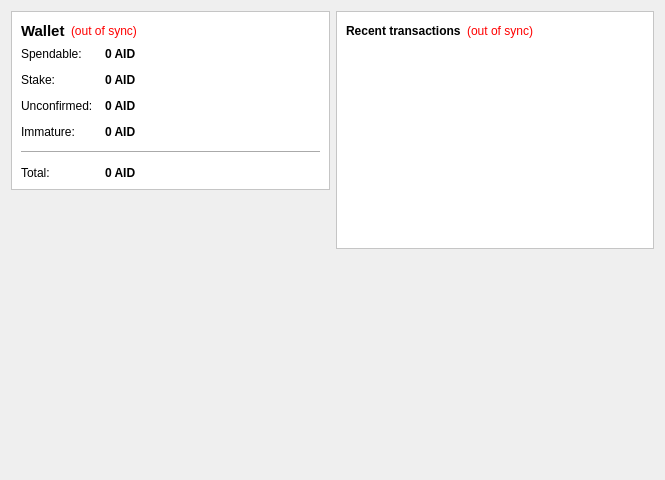
<?xml version="1.0" encoding="UTF-8"?>
<ui version="4.0">
 <class>OverviewPage</class>
 <widget class="QWidget" name="OverviewPage">
  <property name="geometry">
   <rect>
    <x>0</x>
    <y>0</y>
    <width>665</width>
    <height>480</height>
   </rect>
  </property>
  <property name="windowTitle">
   <string>Form</string>
  </property>
  <layout class="QHBoxLayout" name="horizontalLayout" stretch="1,1">
   <item>
    <layout class="QVBoxLayout" name="verticalLayout_2">
     <item>
      <widget class="QFrame" name="frame">
       <property name="styleSheet">
        <string notr="true">background-color:rgb(255, 255, 255)</string>
       </property>
       <property name="frameShape">
        <enum>QFrame::StyledPanel</enum>
       </property>
       <property name="frameShadow">
        <enum>QFrame::Raised</enum>
       </property>
       <layout class="QVBoxLayout" name="verticalLayout_4">
        <item>
         <layout class="QHBoxLayout" name="horizontalLayout_4">
          <item>
           <widget class="QLabel" name="label_5">
            <property name="font">
             <font>
              <pointsize>11</pointsize>
              <weight>75</weight>
              <bold>true</bold>
             </font>
            </property>
            <property name="text">
             <string>Wallet</string>
            </property>
           </widget>
          </item>
          <item>
           <widget class="QLabel" name="labelWalletStatus">
            <property name="toolTip">
             <string>The displayed information may be out of date. Your wallet automatically synchronizes with the AidBit network after a connection is established, but this process has not completed yet.</string>
            </property>
            <property name="styleSheet">
             <string notr="true">QLabel { color: red; }</string>
            </property>
            <property name="text">
             <string notr="true">(out of sync)</string>
            </property>
            <property name="alignment">
             <set>Qt::AlignLeading|Qt::AlignLeft|Qt::AlignVCenter</set>
            </property>
           </widget>
          </item>
          <item>
           <spacer name="horizontalSpacer_2">
            <property name="orientation">
             <enum>Qt::Horizontal</enum>
            </property>
            <property name="sizeHint" stdset="0">
             <size>
              <width>40</width>
              <height>20</height>
             </size>
            </property>
           </spacer>
          </item>
         </layout>
        </item>
        <item>
         <layout class="QFormLayout" name="formLayout_2">
          <property name="fieldGrowthPolicy">
           <enum>QFormLayout::AllNonFixedFieldsGrow</enum>
          </property>
          <property name="horizontalSpacing">
           <number>12</number>
          </property>
          <property name="verticalSpacing">
           <number>12</number>
          </property>
          <item row="0" column="0">
           <widget class="QLabel" name="label">
            <property name="text">
             <string>Spendable:</string>
            </property>
           </widget>
          </item>
          <item row="0" column="1">
           <widget class="QLabel" name="labelBalance">
            <property name="font">
             <font>
              <weight>75</weight>
              <bold>true</bold>
             </font>
            </property>
            <property name="cursor">
             <cursorShape>IBeamCursor</cursorShape>
            </property>
            <property name="toolTip">
             <string>Your current spendable balance</string>
            </property>
            <property name="text">
             <string notr="true">0 AID</string>
            </property>
            <property name="textInteractionFlags">
             <set>Qt::LinksAccessibleByMouse|Qt::TextSelectableByKeyboard|Qt::TextSelectableByMouse</set>
            </property>
           </widget>
          </item>
          <item row="1" column="0">
           <widget class="QLabel" name="label_6">
            <property name="text">
             <string>Stake:</string>
            </property>
           </widget>
          </item>
          <item row="1" column="1">
           <widget class="QLabel" name="labelStake">
            <property name="font">
             <font>
              <weight>75</weight>
              <bold>true</bold>
             </font>
            </property>
            <property name="cursor">
             <cursorShape>IBeamCursor</cursorShape>
            </property>
            <property name="toolTip">
             <string>Total of coins that was staked, and do not yet count toward the current balance</string>
            </property>
            <property name="text">
             <string notr="true">0 AID</string>
            </property>
            <property name="textInteractionFlags">
             <set>Qt::LinksAccessibleByMouse|Qt::TextSelectableByKeyboard|Qt::TextSelectableByMouse</set>
            </property>
           </widget>
          </item>
          <item row="2" column="0">
           <widget class="QLabel" name="label_3">
            <property name="text">
             <string>Unconfirmed:</string>
            </property>
           </widget>
          </item>
          <item row="2" column="1">
           <widget class="QLabel" name="labelUnconfirmed">
            <property name="font">
             <font>
              <weight>75</weight>
              <bold>true</bold>
             </font>
            </property>
            <property name="cursor">
             <cursorShape>IBeamCursor</cursorShape>
            </property>
            <property name="toolTip">
             <string>Total of transactions that have yet to be confirmed, and do not yet count toward the current balance</string>
            </property>
            <property name="text">
             <string notr="true">0 AID</string>
            </property>
            <property name="textInteractionFlags">
             <set>Qt::LinksAccessibleByMouse|Qt::TextSelectableByKeyboard|Qt::TextSelectableByMouse</set>
            </property>
           </widget>
          </item>
          <item row="3" column="0">
           <widget class="QLabel" name="labelImmatureText">
            <property name="text">
             <string>Immature:</string>
            </property>
           </widget>
          </item>
          <item row="3" column="1">
           <widget class="QLabel" name="labelImmature">
            <property name="font">
             <font>
              <weight>75</weight>
              <bold>true</bold>
             </font>
            </property>
            <property name="toolTip">
             <string>Mined balance that has not yet matured</string>
            </property>
            <property name="text">
             <string notr="true">0 AID</string>
            </property>
            <property name="textInteractionFlags">
             <set>Qt::LinksAccessibleByMouse|Qt::TextSelectableByKeyboard|Qt::TextSelectableByMouse</set>
            </property>
           </widget>
          </item>
          <item row="4" column="0" colspan="2">
           <widget class="Line" name="line">
            <property name="orientation">
             <enum>Qt::Horizontal</enum>
            </property>
           </widget>
          </item>
          <item row="5" column="0">
           <widget class="QLabel" name="labelTotalText">
            <property name="text">
             <string>Total:</string>
            </property>
           </widget>
          </item>
          <item row="5" column="1">
           <widget class="QLabel" name="labelTotal">
            <property name="font">
             <font>
              <weight>75</weight>
              <bold>true</bold>
             </font>
            </property>
            <property name="cursor">
             <cursorShape>IBeamCursor</cursorShape>
            </property>
            <property name="toolTip">
             <string>Your current total balance</string>
            </property>
            <property name="text">
             <string notr="true">0 AID</string>
            </property>
            <property name="textInteractionFlags">
             <set>Qt::LinksAccessibleByMouse|Qt::TextSelectableByKeyboard|Qt::TextSelectableByMouse</set>
            </property>
           </widget>
          </item>
         </layout>
        </item>
       </layout>
      </widget>
     </item>
     <item>
      <spacer name="verticalSpacer">
       <property name="orientation">
        <enum>Qt::Vertical</enum>
       </property>
       <property name="sizeHint" stdset="0">
        <size>
         <width>20</width>
         <height>40</height>
        </size>
       </property>
      </spacer>
     </item>
     <item>
      <widget class="QLabel" name="label_2">
       <property name="text">
        <string/>
       </property>
       <property name="pixmap">
        <pixmap resource="../bitcoin.qrc">:/images/wallet</pixmap>
       </property>
       <property name="alignment">
        <set>Qt::AlignBottom|Qt::AlignLeading|Qt::AlignLeft</set>
       </property>
      </widget>
     </item>
    </layout>
   </item>
   <item>
    <layout class="QVBoxLayout" name="verticalLayout_3">
     <item>
      <widget class="QFrame" name="frame_2">
       <property name="styleSheet">
        <string notr="true">background-color:rgb(255, 255, 255)</string>
       </property>
       <property name="frameShape">
        <enum>QFrame::StyledPanel</enum>
       </property>
       <property name="frameShadow">
        <enum>QFrame::Raised</enum>
       </property>
       <layout class="QVBoxLayout" name="verticalLayout">
        <item>
         <layout class="QHBoxLayout" name="horizontalLayout_2">
          <item>
           <widget class="QLabel" name="label_4">
            <property name="text">
             <string>&lt;b&gt;Recent transactions&lt;/b&gt;</string>
            </property>
           </widget>
          </item>
          <item>
           <widget class="QLabel" name="labelTransactionsStatus">
            <property name="toolTip">
             <string>The displayed information may be out of date. Your wallet automatically synchronizes with the AidBit network after a connection is established, but this process has not completed yet.</string>
            </property>
            <property name="styleSheet">
             <string notr="true">QLabel { color: red; }</string>
            </property>
            <property name="text">
             <string notr="true">(out of sync)</string>
            </property>
            <property name="alignment">
             <set>Qt::AlignRight|Qt::AlignTrailing|Qt::AlignVCenter</set>
            </property>
           </widget>
          </item>
          <item>
           <spacer name="horizontalSpacer">
            <property name="orientation">
             <enum>Qt::Horizontal</enum>
            </property>
            <property name="sizeHint" stdset="0">
             <size>
              <width>40</width>
              <height>20</height>
             </size>
            </property>
           </spacer>
          </item>
         </layout>
        </item>
        <item>
         <widget class="QListView" name="listTransactions">
          <property name="styleSheet">
           <string notr="true">QListView { background: transparent; }</string>
          </property>
          <property name="frameShape">
           <enum>QFrame::NoFrame</enum>
          </property>
          <property name="verticalScrollBarPolicy">
           <enum>Qt::ScrollBarAlwaysOff</enum>
          </property>
          <property name="horizontalScrollBarPolicy">
           <enum>Qt::ScrollBarAlwaysOff</enum>
          </property>
          <property name="selectionMode">
           <enum>QAbstractItemView::NoSelection</enum>
          </property>
         </widget>
        </item>
       </layout>
      </widget>
     </item>
     <item>
      <spacer name="verticalSpacer_2">
       <property name="orientation">
        <enum>Qt::Vertical</enum>
       </property>
       <property name="sizeHint" stdset="0">
        <size>
         <width>20</width>
         <height>40</height>
        </size>
       </property>
      </spacer>
     </item>
    </layout>
   </item>
  </layout>
 </widget>
 <resources>
  <include location="../bitcoin.qrc"/>
 </resources>
 <connections/>
</ui>
